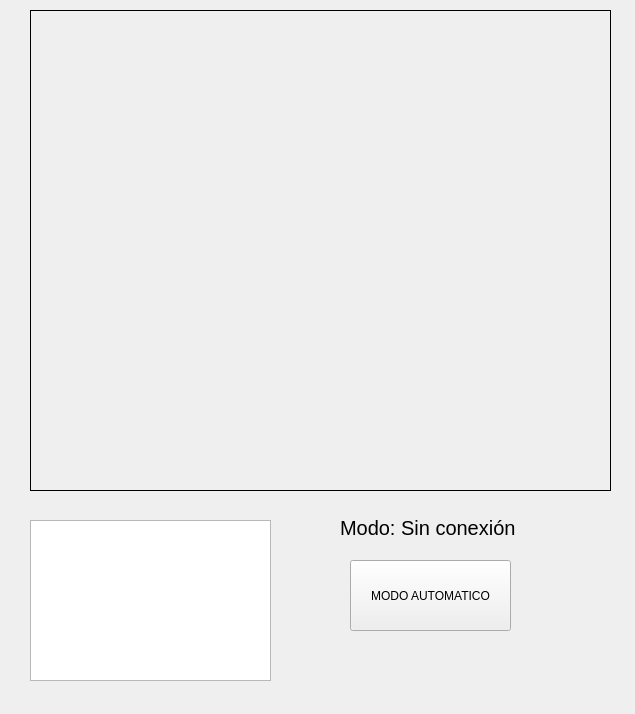
<?xml version="1.0" encoding="UTF-8"?>
<ui version="4.0">
 <class>MainWindow</class>
 <widget class="QMainWindow" name="MainWindow">
  <property name="geometry">
   <rect>
    <x>0</x>
    <y>0</y>
    <width>635</width>
    <height>714</height>
   </rect>
  </property>
  <property name="windowTitle">
   <string>MainWindow</string>
  </property>
  <widget class="QWidget" name="centralWidget">
   <widget class="QLabel" name="LabelCapture">
    <property name="geometry">
     <rect>
      <x>30</x>
      <y>10</y>
      <width>581</width>
      <height>481</height>
     </rect>
    </property>
    <property name="autoFillBackground">
     <bool>true</bool>
    </property>
    <property name="frameShape">
     <enum>QFrame::Box</enum>
    </property>
   </widget>
   <widget class="QPlainTextEdit" name="plainTextEditCamera">
    <property name="geometry">
     <rect>
      <x>30</x>
      <y>520</y>
      <width>241</width>
      <height>161</height>
     </rect>
    </property>
   </widget>
   <widget class="QPushButton" name="pushButtonOpenCloseCamera">
    <property name="geometry">
     <rect>
      <x>350</x>
      <y>560</y>
      <width>161</width>
      <height>71</height>
     </rect>
    </property>
    <property name="text">
     <string>MODO AUTOMATICO</string>
    </property>
   </widget>
   <widget class="QLabel" name="labelInformationServerClient">
    <property name="geometry">
     <rect>
      <x>340</x>
      <y>520</y>
      <width>181</width>
      <height>16</height>
     </rect>
    </property>
    <property name="font">
     <font>
      <pointsize>15</pointsize>
     </font>
    </property>
    <property name="text">
     <string>Modo: Sin conexión</string>
    </property>
   </widget>
   <widget class="QLabel" name="LabelCaptureMask">
    <property name="geometry">
     <rect>
      <x>30</x>
      <y>10</y>
      <width>581</width>
      <height>471</height>
     </rect>
    </property>
   </widget>
  </widget>
 </widget>
 <layoutdefault spacing="6" margin="11"/>
 <resources/>
 <connections/>
</ui>
